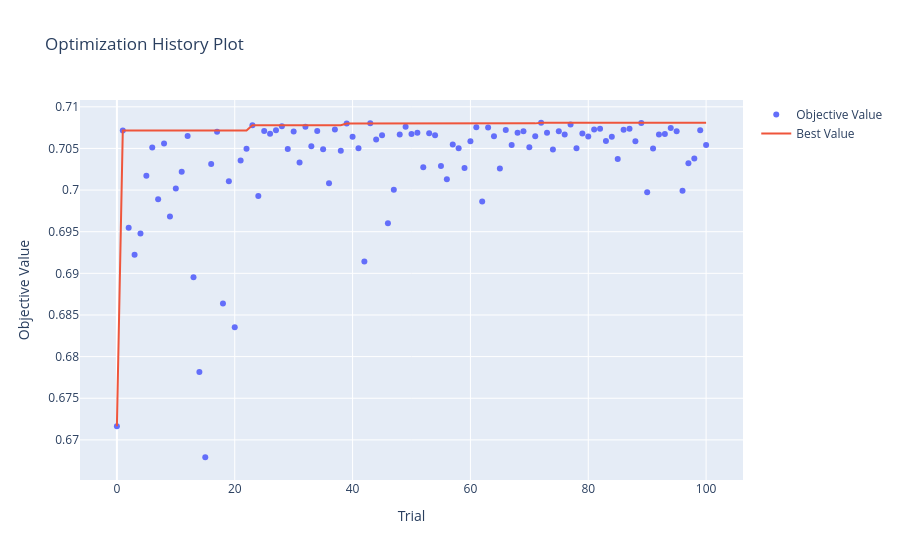

Notebook source saved alongside this figure:
### Markdown cell above
## Hyperparameter Tuning with Optuna

Searches XGBoost hyperparameters against the same walk-forward AUC used for window selection, so tuning and window choice are evaluated the same way.

### Code cell
# 1) Optuna study maximising rolling-window AUC -- genuinely distributed:
# both this machine and the laptop's eGPU connect to the SAME study via a
# shared PostgreSQL backend, so the TPE sampler is informed by every
# completed trial from EITHER machine in real time (not two blind searches
# merged after the fact, which is what the previous version of this cell did).
import subprocess, os, time, json, inspect, tempfile

# Postgres storage comes from the environment -- credentials never live in the
# repo (a plaintext DB password used to sit right here). Desktop shell profile
# sets OPTUNA_STORAGE_URL (localhost) and OPTUNA_WORKER_STORAGE_URL (the same
# DB as reachable FROM THE LAPTOP, i.e. the desktop's LAN address). Unset
# (e.g. cloud runs) -> in-process study: same search, no cross-machine sharing.
STORAGE_URL = os.environ.get("OPTUNA_STORAGE_URL")
# A stable name via OPTUNA_STUDY_NAME makes a died-and-relaunched run RESUME
# its completed trials from persistent storage (e.g. a local sqlite file) --
# cloud containers have a finite lifetime and a 10h+ CPU run doesn't fit in
# one. Unset -> timestamped fresh study as before (new data invalidates old
# trials; never reuse a study name across different experiments).
STUDY_NAME = (os.environ.get("OPTUNA_STUDY_NAME")
              or f"xgb_tuning_{pd.Timestamp.now().strftime('%Y%m%d_%H%M%S')}")
TRIAL_CAP = 100  # combined total across both machines

sampler = TPESampler(
    multivariate=True,
    n_startup_trials=20,
    seed=42
)

study = None
if STORAGE_URL:
    try:
        study = optuna.create_study(
            storage=STORAGE_URL,
            study_name=STUDY_NAME,
            sampler=sampler,
            direction="maximize",
            load_if_exists=True,
        )
    except Exception as e:
        # ponytail: Postgres configured but unreachable -- fall back to an
        # in-process study. Costs cross-machine trial sharing only.
        print(f"Postgres unreachable ({e}) -- running an in-process Optuna study instead.")
# The laptop may only be dispatched against a real storage-backed study --
# a 15h run once dispatched a worker at a dead Postgres URL (in-process
# fallback active), then hung waiting for a done-file that could never come.
storage_ok = study is not None
if study is None:
    if not STORAGE_URL:
        print("OPTUNA_STORAGE_URL not set -- in-process Optuna study (no laptop worker).")
    study = optuna.create_study(sampler=sampler, direction="maximize")

# Tune only on fights before the final holdout window so trial
# selection never sees the test period
tuning_df = full_ufc_selected[full_ufc_selected["date_d"] < train_end]

# --- Laptop dispatch/wait helpers, shared by the XGB and LGBM tuning cells ---
# ponytail: laptop is optional acceleration, never a dependency -- any
# failure below falls back to desktop-only tuning against the same study.
# Needs BOTH storage env vars: the worker connects to the desktop's Postgres
# by its LAN address. The worker driver lives in scripts/; the fold/mirror
# helpers are exported from the LIVE kernel definitions so the worker can
# never drift from the notebook's logic.
LAPTOP_HOST = "michael@10.1.1.242"
LAPTOP_KEY = os.path.expanduser("~/.ssh/laptop_g7")
REMOTE_DIR = "~/ufc_trial_worker"
WORKER_STORAGE_URL = os.environ.get("OPTUNA_WORKER_STORAGE_URL")


def dispatch_laptop_worker(study_name, done_name, family="xgb",
                           device="cuda:1", seed=43):
    """Ship the tuning export + worker to the laptop and launch it against
    the shared study `study_name`. Returns True on successful launch; any
    failure returns False (desktop-only tuning, never an error)."""
    try:
        scratch = tempfile.mkdtemp(prefix="ufc_tuning_")
        tuning_export_path = f"{scratch}/tuning_df_export.parquet"
        meta_export_path = f"{scratch}/tuning_meta.json"
        helpers_path = f"{scratch}/cell4_helpers.py"

        tuning_df.to_parquet(tuning_export_path, index=False)
        with open(meta_export_path, "w") as fh:
            json.dump({"best_train_months": int(best_train_months),
                       "best_test_months": int(best_test_months)}, fh)
        with open(helpers_path, "w") as fh:
            fh.write(
                "import numpy as np\n"
                "import pandas as pd\n"
                "from xgboost import XGBClassifier\n"
                "from sklearn.metrics import (precision_score, recall_score,\n"
                "    f1_score, accuracy_score, roc_auc_score)\n\n"
            )
            for fn in (mirror_fights, create_xgb_model,
                       train_test_windows_by_month, evaluate_cv_predictions):
                fh.write(inspect.getsource(fn) + "\n\n")

        subprocess.run(["ssh", "-i", LAPTOP_KEY, LAPTOP_HOST,
                        f"mkdir -p {REMOTE_DIR}"], check=True, timeout=15)
        subprocess.run(
            ["scp", "-i", LAPTOP_KEY, tuning_export_path, meta_export_path,
             helpers_path, "scripts/shared_study_worker.py",
             f"{LAPTOP_HOST}:{REMOTE_DIR}/"],
            check=True, timeout=120
        )

        remote_venv = "~/gpu_smoke_test_venv/bin/python"
        # rm -f: a stale done-file from a previous run would satisfy the wait
        # loop below instantly and strand a still-running worker.
        remote_cmd = (
            f"cd {REMOTE_DIR} && rm -f {done_name} && "
            f"OPTUNA_STORAGE_URL='{WORKER_STORAGE_URL}' "
            f"CUDA_DEVICE_ORDER=PCI_BUS_ID setsid nohup {remote_venv} "
            f"shared_study_worker.py tuning_df_export.parquet tuning_meta.json "
            f"{study_name} {TRIAL_CAP} {device} {seed} {done_name} {family} "
            f"< /dev/null > worker_{family}.log 2>&1 &"
        )
        # -f backgrounds the ssh client itself right after auth, before running the
        # remote command -- plain "nohup ... &" alone leaves ssh hanging waiting on
        # the channel even with output redirected (confirmed via smoke test).
        subprocess.run(["ssh", "-f", "-i", LAPTOP_KEY, LAPTOP_HOST, remote_cmd],
                       check=True, timeout=15)
        return True
    except (subprocess.CalledProcessError, subprocess.TimeoutExpired, OSError) as e:
        print(f"Laptop unreachable ({e}) -- continuing desktop-only against "
              f"'{study_name}' (cap: {TRIAL_CAP} trials).")
        return False


def wait_for_laptop_done(done_name):
    """Poll for the worker's done-file over ssh; never blocks past 30 min and
    never fails the run (the worker's completed trials are already in the
    shared study either way)."""
    wait_start = time.time()
    while True:
        try:
            check_rc = subprocess.run(
                ["ssh", "-i", LAPTOP_KEY, LAPTOP_HOST,
                 f"test -f {REMOTE_DIR}/{done_name}"],
                timeout=30
            ).returncode
        except (subprocess.TimeoutExpired, OSError) as e:
            # Laptop went unreachable mid-run (asleep/off). Its completed
            # trials are already in the shared study; an unguarded timeout
            # here once killed a full desktop run at the finish line.
            print(f"  laptop unreachable while waiting ({e}) -- proceeding without it.")
            break
        if check_rc == 0:
            break
        if time.time() - wait_start > 1800:
            print("  waited 30 min for the laptop worker -- proceeding without it.")
            break
        time.sleep(30)
        print(f"  ...still waiting ({time.time() - wait_start:.0f}s elapsed)")


laptop_joined = False
if storage_ok and WORKER_STORAGE_URL:
    laptop_joined = dispatch_laptop_worker(STUDY_NAME, "laptop_shared_done",
                                           family="xgb", device="cuda:1", seed=43)
    if laptop_joined:
        print(f"Laptop eGPU joined shared study '{STUDY_NAME}' (combined cap: {TRIAL_CAP} trials)...")
else:
    print("Worker storage env vars not both set -- desktop-only tuning.")


def objective(trial):
    """Optuna objective: rolling-window cross-validated AUC.

    Suggests an XGBoost parameter set, evaluates it with the same
    monthly rolling-window scheme used for window selection, and
    returns the pooled out-of-sample AUC for Optuna to maximise.

    Parameters
    ----------
    trial : optuna.trial.Trial
        The current Optuna trial.

    Returns
    -------
    float
        Pooled test AUC across the rolling-window folds.
    """
    params = {
        "objective": "binary:logistic",
        "eval_metric": "logloss",
        "verbosity": 0,
        "random_state": 42,

        "max_depth": trial.suggest_int(
            "max_depth",
            1,
            6
        ),

        "learning_rate": trial.suggest_float(
            "learning_rate",
            0.002,
            0.05,
            log=True
        ),

        "n_estimators": trial.suggest_int(
            "n_estimators",
            400,
            1600
        ),

        "min_child_weight": trial.suggest_int(
            "min_child_weight",
            1,
            50
        ),

        "gamma": trial.suggest_float(
            "gamma",
            1e-8,
            10,
            log=True
        ),

        "subsample": trial.suggest_float(
            "subsample",
            0.6,
            1.0
        ),

        "colsample_bytree": trial.suggest_float(
            "colsample_bytree",
            0.6,
            1.0
        ),

        "reg_alpha": trial.suggest_float(
            "reg_alpha",
            1e-8,
            10,
            log=True
        ),

        "reg_lambda": trial.suggest_float(
            "reg_lambda",
            1e-8,
            10,
            log=True
        ),

        "enable_categorical": True,
        "tree_method": "hist",
        "device": DEVICE  # probed at startup; the laptop worker probes its own device
    }


    preds = train_test_windows_by_month(
        tuning_df,
        train_months=best_train_months,
        test_months=best_test_months,
        model_params=params
    )


    cv_metrics = evaluate_cv_predictions(
        preds,
        verbose=False
    )


    return cv_metrics["AUC"]


def stop_when_enough(study, trial):
    """Global stop once the SHARED study (both machines combined) hits the cap.

    A small overshoot (typically +1 trial) is possible if both machines
    check right around the boundary at the same time -- negligible at this
    scale (100 trials) and not worth extra coordination overhead to avoid.
    """
    n_complete = len([t for t in study.get_trials(deepcopy=False)
                       if t.state == TrialState.COMPLETE])
    if n_complete >= TRIAL_CAP:
        study.stop()


# Skip entirely when a resumed study already hit the cap -- the callback
# only fires AFTER a trial completes, which would waste one full trial.
n_done = len([t for t in study.get_trials(deepcopy=False)
              if t.state == TrialState.COMPLETE])
if n_done < TRIAL_CAP:
    study.optimize(
        objective,
        n_trials=None,
        callbacks=[stop_when_enough],
    )
else:
    print(f"Study already has {n_done} complete trials (cap {TRIAL_CAP}) -- resuming past tuning.")

# --- wait for the laptop worker to also see the cap and stop (only if it joined) ---
if laptop_joined:
    print("Waiting for laptop eGPU worker to finish...")
    wait_for_laptop_done("laptop_shared_done")

completed = [t for t in study.trials if t.state == TrialState.COMPLETE]
print(f"Shared study '{STUDY_NAME}' complete: {len(completed)} trials total "
      f"(desktop + laptop combined). Best AUC: {study.best_value:.4f}")
print("Best params:", study.best_params)


fig = plot_optimization_history(study)
fig.show()

### Figure 1 — Plotly figure (JSON) as saved in the notebook; plotly's stock layout.template omitted (floating-point values rounded to 4 significant figures)
{"data": [{"mode": "markers", "name": "Objective Value", "type": "scatter", "x": [0, 1, 2, 3, 4, 5, 6, 7, 8, 9, 10, 11, 12, 13, 14, 15, 16, 17, 18, 19, 20, 21, 22, 23, 24, 25, 26, 27, 28, 29, 30, 31, 32, 33, 34, 35, 36, 37, 38, 39, 40, 41, 42, 43, 44, 45, 46, 47, 48, 49, 50, 51, 52, 53, 54, 55, 56, 57, 58, 59, 60, 61, 62, 63, 64, 65, 66, 67, 68, 69, 70, 71, 72, 73, 74, 75, 76, 77, 78, 79, 80, 81, 82, 83, 84, 85, 86, 87, 88, 89, 90, 91, 92, 93, 94, 95, 96, 97, 98, 99, 100], "y": [0.6716, 0.7071, 0.6955, 0.6922, 0.6948, 0.7017, 0.7051, 0.6989, 0.7056, 0.6968, 0.7002, 0.7022, 0.7065, 0.6895, 0.6782, 0.6679, 0.7031, 0.707, 0.6864, 0.7011, 0.6835, 0.7036, 0.705, 0.7078, 0.6993, 0.7071, 0.7067, 0.7072, 0.7077, 0.7049, 0.707, 0.7033, 0.7076, 0.7053, 0.7071, 0.7049, 0.7008, 0.7073, 0.7047, 0.708, 0.7064, 0.705, 0.6914, 0.708, 0.7061, 0.7066, 0.696, 0.7, 0.7067, 0.7076, 0.7067, 0.7069, 0.7027, 0.7068, 0.7066, 0.7029, 0.7013, 0.7055, 0.705, 0.7027, 0.7059, 0.7075, 0.6986, 0.7075, 0.7065, 0.7026, 0.7072, 0.7054, 0.7069, 0.7071, 0.7051, 0.7065, 0.7081, 0.7069, 0.7049, 0.7071, 0.7067, 0.7079, 0.705, 0.7068, 0.7064, 0.7073, 0.7073, 0.7059, 0.7064, 0.7037, 0.7072, 0.7074, 0.7059, 0.708, 0.6997, 0.705, 0.7067, 0.7067, 0.7075, 0.7071, 0.6999, 0.7032, 0.7038, 0.7072, 0.7054]}, {"mode": "lines", "name": "Best Value", "type": "scatter", "x": [0, 1, 2, 3, 4, 5, 6, 7, 8, 9, 10, 11, 12, 13, 14, 15, 16, 17, 18, 19, 20, 21, 22, 23, 24, 25, 26, 27, 28, 29, 30, 31, 32, 33, 34, 35, 36, 37, 38, 39, 40, 41, 42, 43, 44, 45, 46, 47, 48, 49, 50, 51, 52, 53, 54, 55, 56, 57, 58, 59, 60, 61, 62, 63, 64, 65, 66, 67, 68, 69, 70, 71, 72, 73, 74, 75, 76, 77, 78, 79, 80, 81, 82, 83, 84, 85, 86, 87, 88, 89, 90, 91, 92, 93, 94, 95, 96, 97, 98, 99, 100], "y": [0.6716, 0.7071, 0.7071, 0.7071, 0.7071, 0.7071, 0.7071, 0.7071, 0.7071, 0.7071, 0.7071, 0.7071, 0.7071, 0.7071, 0.7071, 0.7071, 0.7071, 0.7071, 0.7071, 0.7071, 0.7071, 0.7071, 0.7071, 0.7078, 0.7078, 0.7078, 0.7078, 0.7078, 0.7078, 0.7078, 0.7078, 0.7078, 0.7078, 0.7078, 0.7078, 0.7078, 0.7078, 0.7078, 0.7078, 0.708, 0.708, 0.708, 0.708, 0.708, 0.708, 0.708, 0.708, 0.708, 0.708, 0.708, 0.708, 0.708, 0.708, 0.708, 0.708, 0.708, 0.708, 0.708, 0.708, 0.708, 0.708, 0.708, 0.708, 0.708, 0.708, 0.708, 0.708, 0.708, 0.708, 0.708, 0.708, 0.708, 0.7081, 0.7081, 0.7081, 0.7081, 0.7081, 0.7081, 0.7081, 0.7081, 0.7081, 0.7081, 0.7081, 0.7081, 0.7081, 0.7081, 0.7081, 0.7081, 0.7081, 0.7081, 0.7081, 0.7081, 0.7081, 0.7081, 0.7081, 0.7081, 0.7081, 0.7081, 0.7081, 0.7081, 0.7081]}, {"marker": {"color": "#cccccc"}, "mode": "markers", "name": "Infeasible Trial", "showlegend": false, "type": "scatter", "x": [], "y": []}], "layout": {"title": {"text": "Optimization History Plot"}, "xaxis": {"title": {"text": "Trial"}}, "yaxis": {"title": {"text": "Objective Value"}}}}
